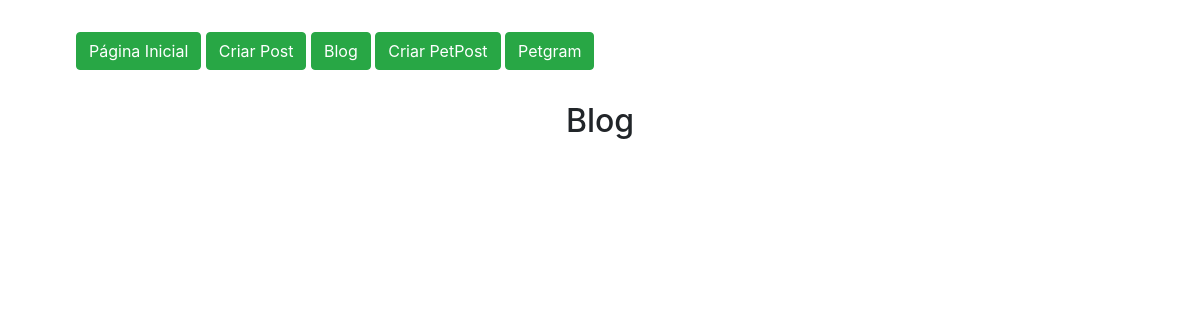
The page /post/lista/ on the database as committed earlier.
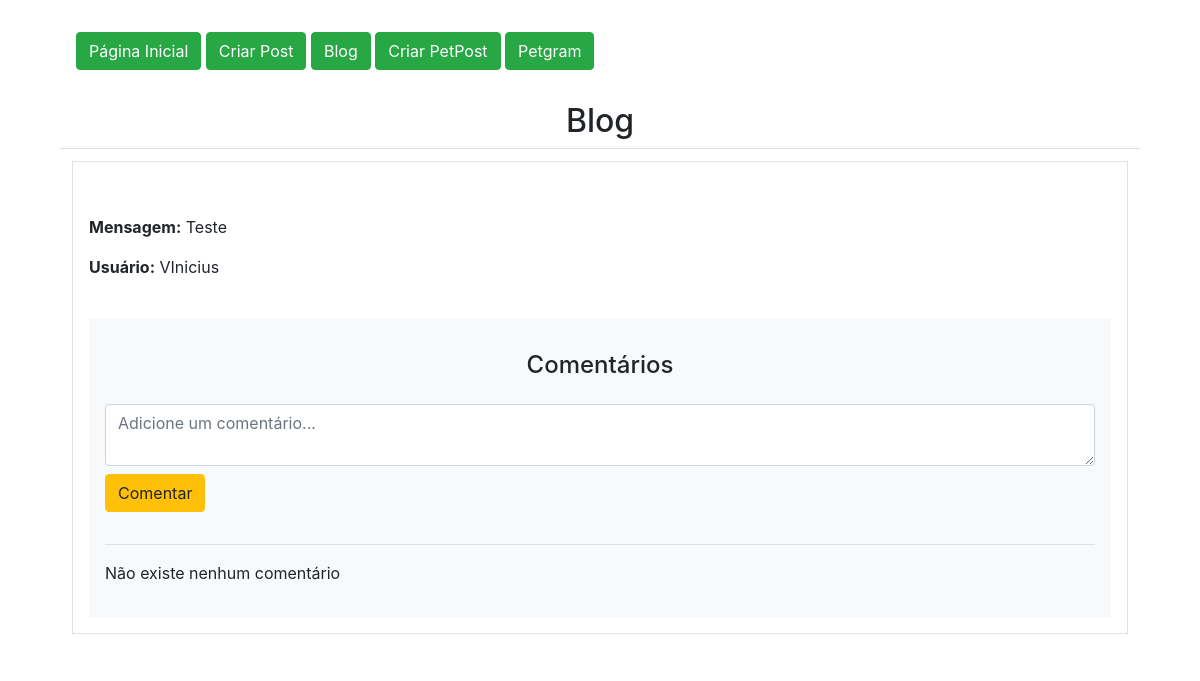
The same page on the database as committed later.
### app/models.py (models this page shows)
class Post(db.Model):
    id = db.Column(db.Integer, primary_key=True)
    mensagem = db.Column(db.String, nullable=True)
    user_id = db.Column(db.Integer, db.ForeignKey('user.id'), nullable=True)

class User(db.Model, UserMixin):
    id = db.Column(db.Integer, primary_key=True)
    nome = db.Column(db.String, nullable=True)
    sobrenome = db.Column(db.String, nullable=True)
    email = db.Column(db.String, nullable=True)
    senha = db.Column(db.String, nullable=True)
    posts = db.relationship('Post', backref='user', lazy=True)
    petgrams = db.relationship('Petgram', backref='user', lazy=True)
    comentarios_petgram = db.relationship('ComentarioPetgram', backref='user', lazy=True)

### app/views.py (the view)
@app.route('/post/lista/', methods=['GET', 'POST'])
def postLista():
    posts = Post.query.all()
    return render_template('post_lista.html', posts=posts)

### app/templates/post_lista.html (shortened to what this page needs)
{% extends 'base.html' %}
{% block content %}
    <div class="container">
        {% include 'nave.html' %}
        <div class="row mt-4">
            <h2 class="w-100 text-center">Blog</h2>
            <div class="col-12">
                <table class="table">
                    <tbody>
                        {% for linha in posts %}
                        <tr>
                            <td colspan="4">
                                <div class="post-estrutura d-flex flex-column border p-3 mb-2 rounded-3">
                                    <div class="post-info d-flex flex-column mb-4">
                                        <h4 class="text-center text-white">Post: {{ linha.id }}</h4>
                                        <p><strong>Mensagem:</strong> {{ linha.mensagem }}</p>
                                        <p><strong>Usuário:</strong> {{ linha.user.nome }}</p>
                                    </div>
                                    <div class="post-comentarios bg-light p-3 rounded-3">
                                        <h4 class="text-center mt-3 mb-4">Comentários</h4>
                                        <form action="{{ url_for('comentar_post', post_id=linha.id) }}" method="POST" class="mt-2">
                                            <div class="form-group">
                                                <textarea name="conteudo" class="form-control" placeholder="Adicione um comentário..." required></textarea>
                                                <button type="submit" class="btn btn-warning mt-2 mb-3">Comentar</button>
                                            </div>
                                            <hr>
                                        </form>
                                        <div class="comentarios-visualizacao">
                                            {% if linha.comentarios|length == 0 %}
                                                <p>Não existe nenhum comentário</p>
                                            {% endif %}
                                        </div>
                                    </div>
                                </div>
                            </td>
                        </tr>
                        {% endfor %}
                    </tbody>
                </table>
            </div>
        </div>
    </div>
{% endblock %}

### app/templates/base.html (shortened to what this page needs)
<!DOCTYPE html>
<html lang="en">
<head>
    <link href="https://stackpath.bootstrapcdn.com/bootstrap/4.5.2/css/bootstrap.min.css" rel="stylesheet">
</head>
<body>
    <div class="container mt-4">
        {% block content %}{% endblock %}
    </div>
</body>
</html>

### app/templates/nave.html
<nav class="navbar navbar-expand-lg">
    <div>
        <a class="btn btn-success" href="/">Página Inicial</a>
        <a class="btn btn-success" href="{{url_for('postNovo') }}">Criar Post</a>
        <a class="btn btn-success" href="{{ url_for('postLista') }}">Blog</a>
        <a class="btn btn-success" href="{{ url_for('petgramNovo') }}">Criar PetPost</a>
        <a class="btn btn-success" href="{{ url_for('petgramLista') }}">Petgram</a>
    </div>
</nav>

Rows that differ between the two databases and show on the page:
added Post: mensagem "Teste", user.nome "VInicius"
